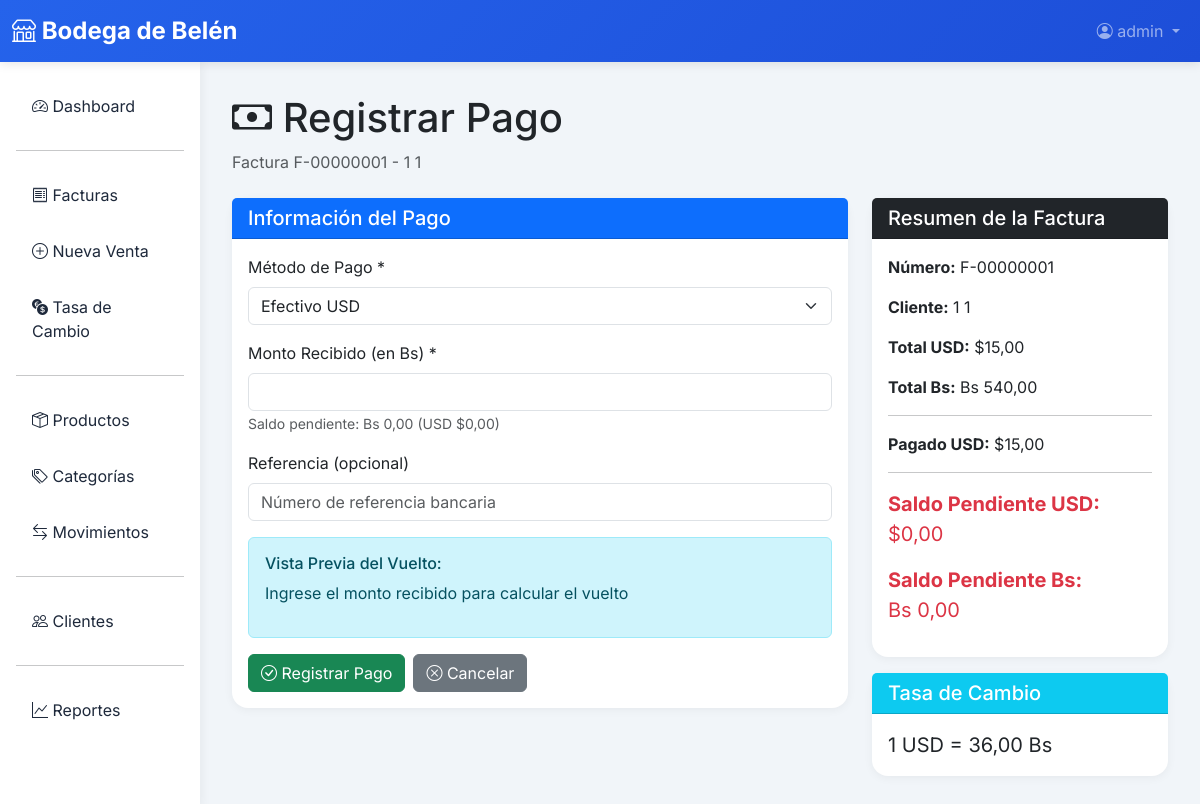
The app's page /ventas/facturas/1/pagar/ with its own data.
### ventas/models.py (models this page shows, shortened)
class Factura(models.Model):
    ESTADO_CHOICES = [
        ('PENDIENTE', 'Pendiente'),
        ('PARCIAL', 'Pago Parcial'),
        ('PAGADA', 'Pagada'),
        ('ANULADA', 'Anulada'),
    ]
    TIPO_VENTA_CHOICES = [
        ('CONTADO', 'Contado'),
        ('CREDITO', 'Crédito'),
    ]
    numero = models.CharField(max_length=20, unique=True, editable=False)
    cliente = models.ForeignKey(Cliente, on_delete=models.PROTECT, related_name='facturas')
    tipo_venta = models.CharField(max_length=10, choices=TIPO_VENTA_CHOICES, default='CONTADO')
    subtotal_usd = models.DecimalField(max_digits=10, decimal_places=2, default=Decimal('0.00'))
    descuento_usd = models.DecimalField(max_digits=10, decimal_places=2, default=Decimal('0.00'))
    total_usd = models.DecimalField(max_digits=10, decimal_places=2, default=Decimal('0.00'))
    tasa_cambio = models.DecimalField(max_digits=12, decimal_places=2)
    estado = models.CharField(max_length=10, choices=ESTADO_CHOICES, default='PENDIENTE')
    vendedor = models.ForeignKey('auth.User', on_delete=models.SET_NULL, null=True)
    fecha = models.DateTimeField(auto_now_add=True)
    updated_at = models.DateTimeField(auto_now=True)
    notas = models.TextField(blank=True)
    class Meta:
        verbose_name = 'Factura'
        verbose_name_plural = 'Facturas'
        ordering = ['-fecha']
        indexes = [
            models.Index(fields=['numero']),
            models.Index(fields=['-fecha']),
            models.Index(fields=['estado']),
        ]
    @property
    def total_bs(self):
        return self.total_usd * self.tasa_cambio
    @property
    def total_pagado_usd(self):
        pagos = self.pagos.filter(estado='COMPLETADO')
        return sum(pago.monto_usd for pago in pagos)
    @property
    def saldo_pendiente_usd(self):
        return self.total_usd - self.total_pagado_usd
    @property
    def saldo_pendiente_bs(self):
        return self.saldo_pendiente_usd * self.tasa_cambio

class Pago(models.Model):
    METODO_CHOICES = [
        ('EFECTIVO_USD', 'Efectivo USD'),
        ('EFECTIVO_BS', 'Efectivo Bs'),
        ('TRANSFERENCIA', 'Transferencia Bancaria'),
        ('PUNTO_VENTA', 'Punto de Venta'),
        ('PAGO_MOVIL', 'Pago Móvil'),
        ('ZELLE', 'Zelle'),
        ('OTRO', 'Otro'),
    ]
    ESTADO_CHOICES = [
        ('PENDIENTE', 'Pendiente'),
        ('COMPLETADO', 'Completado'),
        ('ANULADO', 'Anulado'),
    ]
    factura = models.ForeignKey(Factura, on_delete=models.CASCADE, related_name='pagos')
    metodo = models.CharField(max_length=20, choices=METODO_CHOICES)
    monto_recibido_bs = models.DecimalField(
        max_digits=15,
        decimal_places=2,
        validators=[MinValueValidator(Decimal('0.01'))],
        help_text='Monto recibido en bolívares (o convertido a Bs si es USD)'
    )
    monto_bs = models.DecimalField(
        max_digits=15,
        decimal_places=2,
        help_text='Monto aplicado a la factura en Bs'
    )
    vuelto_bs = models.DecimalField(
        max_digits=15,
        decimal_places=2,
        default=Decimal('0.00'),
        help_text='Vuelto en bolívares'
    )
    tasa_cambio = models.DecimalField(max_digits=12, decimal_places=2)
    estado = models.CharField(max_length=10, choices=ESTADO_CHOICES, default='COMPLETADO')
    referencia = models.CharField(max_length=100, blank=True, help_text='Número de referencia bancaria')
    cajero = models.ForeignKey('auth.User', on_delete=models.SET_NULL, null=True)
    fecha = models.DateTimeField(auto_now_add=True)
    class Meta:
        verbose_name = 'Pago'
        verbose_name_plural = 'Pagos'
        ordering = ['-fecha']
    @property
    def monto_usd(self):
        return self.monto_bs / self.tasa_cambio

### clientes/models.py (models this page shows, shortened)
class Cliente(models.Model):
    TIPO_DOCUMENTO_CHOICES = [
        ('V', 'V - Venezolano'),
        ('E', 'E - Extranjero'),
        ('J', 'J - Jurídico'),
        ('G', 'G - Gubernamental'),
    ]
    tipo_documento = models.CharField(max_length=1, choices=TIPO_DOCUMENTO_CHOICES, default='V')
    numero_documento = models.CharField(max_length=20, unique=True)
    nombre = models.CharField(max_length=200)
    apellido = models.CharField(max_length=200, blank=True)
    telefono = models.CharField(max_length=20, blank=True)
    email = models.EmailField(blank=True)
    direccion = models.TextField(blank=True)
    tiene_credito = models.BooleanField(default=False, help_text='¿El cliente puede comprar a crédito?')
    limite_credito_usd = models.DecimalField(
        max_digits=10,
        decimal_places=2,
        default=Decimal('0.00'),
        validators=[MinValueValidator(Decimal('0.00'))],
        help_text='Límite de crédito en USD'
    )
    activo = models.BooleanField(default=True)
    created_at = models.DateTimeField(auto_now_add=True)
    updated_at = models.DateTimeField(auto_now=True)
    class Meta:
        verbose_name = 'Cliente'
        verbose_name_plural = 'Clientes'
        ordering = ['nombre', 'apellido']
        indexes = [
            models.Index(fields=['numero_documento']),
            models.Index(fields=['nombre']),
        ]
    @property
    def nombre_completo(self):
        if self.apellido:
            return f"{self.nombre} {self.apellido}"
        return self.nombre

### ventas/views.py (the view, shortened to what this page needs)
# urls.py: path('facturas/<int:pk>/pagar/', views.factura_pagar, name='factura_pagar'),
@login_required
def factura_pagar(request, pk):
    factura = get_object_or_404(Factura, pk=pk)
    return render(request, 'ventas/factura_pagar.html', {
        'factura': factura,
        'tasa_actual': TasaCambio.get_tasa_actual(),
    })

### ventas/models.py (called while the page is built)
    @staticmethod
    def get_tasa_actual():
        tasa = TasaCambio.objects.first()
        return tasa.tasa if tasa else Decimal('36.00')  # Tasa por defecto

### templates/ventas/factura_pagar.html (shortened to what this page needs)
{% extends 'base.html' %}
{% block content %}
<div class="mb-4">
    <h1 class="mb-2"><i class="bi bi-cash"></i> Registrar Pago</h1>
    <p class="text-muted">Factura {{ factura.numero }} - {{ factura.cliente.nombre_completo }}</p>
</div>
<div class="row">
    <div class="col-md-8">
        <div class="card">
            <div class="card-header bg-primary text-white">
                <h5 class="mb-0">Información del Pago</h5>
            </div>
            <div class="card-body">
                <form method="post" id="pagoForm">
                    <div class="mb-3">
                        <label for="metodo" class="form-label">Método de Pago *</label>
                        <select name="metodo" id="metodo" class="form-select" required>
                            <option value="EFECTIVO_USD">Efectivo USD</option>
                        </select>
                    </div>
                    <div class="mb-3">
                        <label for="monto_recibido" class="form-label">Monto Recibido (en Bs) *</label>
                        <input type="number" name="monto_recibido" id="monto_recibido" class="form-control" step="0.01"
                            min="0.01" required>
                        <small class="form-text text-muted">
                            Saldo pendiente: Bs {{ factura.saldo_pendiente_bs|floatformat:2 }}
                            (USD ${{ factura.saldo_pendiente_usd|floatformat:2 }})
                        </small>
                    </div>
                    <div class="mb-3">
                        <label for="referencia" class="form-label">Referencia (opcional)</label>
                        <input type="text" name="referencia" id="referencia" class="form-control"
                            placeholder="Número de referencia bancaria">
                    </div>
                    <div class="alert alert-info">
                        <h6>Vista Previa del Vuelto:</h6>
                        <div id="vueltoPreview">
                            <p>Ingrese el monto recibido para calcular el vuelto</p>
                        </div>
                    </div>
                    <div class="d-flex gap-2">
                        <button type="submit" class="btn btn-success">
                            <i class="bi bi-check-circle"></i> Registrar Pago
                        </button>
                        <a href="{% url 'ventas:factura_detail' factura.pk %}" class="btn btn-secondary">
                            <i class="bi bi-x-circle"></i> Cancelar
                        </a>
                    </div>
                </form>
            </div>
        </div>
    </div>
    <div class="col-md-4">
        <div class="card mb-3">
            <div class="card-header bg-dark text-white">
                <h5 class="mb-0">Resumen de la Factura</h5>
            </div>
            <div class="card-body">
                <p><strong>Número:</strong> {{ factura.numero }}</p>
                <p><strong>Cliente:</strong> {{ factura.cliente.nombre_completo }}</p>
                <p><strong>Total USD:</strong> ${{ factura.total_usd|floatformat:2 }}</p>
                <p><strong>Total Bs:</strong> Bs {{ factura.total_bs|floatformat:2 }}</p>
                <hr>
                <p><strong>Pagado USD:</strong> ${{ factura.total_pagado_usd|floatformat:2 }}</p>
                <hr>
                <p class="fs-5 text-danger">
                    <strong>Saldo Pendiente USD:</strong><br>
                    ${{ factura.saldo_pendiente_usd|floatformat:2 }}
                </p>
                <p class="fs-5 text-danger">
                    <strong>Saldo Pendiente Bs:</strong><br>
                    Bs {{ factura.saldo_pendiente_bs|floatformat:2 }}
                </p>
            </div>
        </div>
        <div class="card">
            <div class="card-header bg-info text-white">
                <h5 class="mb-0">Tasa de Cambio</h5>
            </div>
            <div class="card-body">
                <p class="fs-5 mb-0">1 USD = {{ tasa_actual|floatformat:2 }} Bs</p>
            </div>
        </div>
    </div>
</div>
{% endblock %}

### templates/base.html (shortened to what this page needs)
<!DOCTYPE html>
<html lang="es">
<head>
    <link href="https://cdn.jsdelivr.net/npm/bootstrap@5.3.0/dist/css/bootstrap.min.css" rel="stylesheet">
    <link rel="stylesheet" href="https://cdn.jsdelivr.net/npm/bootstrap-icons@1.11.0/font/bootstrap-icons.css">
</head>
<body>
    <nav class="navbar navbar-expand-lg navbar-dark">
        <div class="container-fluid">
            <a class="navbar-brand" href="{% url 'ventas:dashboard' %}">
                <i class="bi bi-shop"></i> Bodega de Belén
            </a>
            <div class="collapse navbar-collapse" id="navbarNav">
                <ul class="navbar-nav ms-auto">
                    {% if user.is_authenticated %}
                    <li class="nav-item dropdown">
                        <a class="nav-link dropdown-toggle" href="#" id="userDropdown" role="button" data-bs-toggle="dropdown">
                            <i class="bi bi-person-circle"></i> {{ user.username }}
                        </a>
                    </li>
                    {% else %}
                    <li class="nav-item">
                        <a class="nav-link" href="{% url 'login' %}">Iniciar Sesión</a>
                    </li>
                    {% endif %}
                </ul>
            </div>
        </div>
    </nav>
    <div class="container-fluid">
        <div class="row">
            {% if user.is_authenticated %}
            <div class="col-md-3 col-lg-2 px-0 sidebar">
                <div class="p-3">
                    <nav class="nav flex-column">
                        <a class="nav-link" href="{% url 'ventas:dashboard' %}">
                            <i class="bi bi-speedometer2"></i> Dashboard
                        </a>
                        <hr>
                        <a class="nav-link" href="{% url 'ventas:factura_list' %}">
                            <i class="bi bi-receipt"></i> Facturas
                        </a>
                        <a class="nav-link" href="{% url 'ventas:factura_create' %}">
                            <i class="bi bi-plus-circle"></i> Nueva Venta
                        </a>
                        <a class="nav-link" href="{% url 'ventas:tasa_cambio_list' %}">
                            <i class="bi bi-currency-exchange"></i> Tasa de Cambio
                        </a>
                        <hr>
                        <a class="nav-link" href="{% url 'inventario:producto_list' %}">
                            <i class="bi bi-box-seam"></i> Productos
                        </a>
                        <a class="nav-link" href="{% url 'inventario:categoria_list' %}">
                            <i class="bi bi-tags"></i> Categorías
                        </a>
                        <a class="nav-link" href="{% url 'inventario:movimiento_list' %}">
                            <i class="bi bi-arrow-left-right"></i> Movimientos
                        </a>
                        <hr>
                        <a class="nav-link" href="{% url 'clientes:cliente_list' %}">
                            <i class="bi bi-people"></i> Clientes
                        </a>
                        <hr>
                        <a class="nav-link" href="{% url 'ventas:reportes' %}">
                            <i class="bi bi-graph-up"></i> Reportes
                        </a>
                    </nav>
                </div>
            </div>
            {% endif %}
            <div class="col-md-9 col-lg-10 content-area">
                {% block content %}{% endblock %}
            </div>
        </div>
    </div>
</body>
</html>

### templates/base.html (style rules this page uses)
:root { --primary-color: #2563eb; --secondary-color: #64748b; --success-color: #10b981; --danger-color: #ef4444; --warning-color: #f59e0b; --dark-color: #1e293b; --light-color: #f8fafc; }
body { font-family: 'Inter', sans-serif; background-color: #f1f5f9; }
.navbar { background: linear-gradient(135deg, var(--primary-color) 0%, #1d4ed8 100%); box-shadow: 0 2px 10px rgba(0,0,0,0.1); }
.navbar-brand { font-weight: 700; font-size: 1.5rem; }
.sidebar { min-height: calc(100vh - 56px); background: white; box-shadow: 2px 0 10px rgba(0,0,0,0.05); }
.sidebar .nav-link { color: var(--dark-color); padding: 0.75rem 1rem; border-radius: 0.5rem; margin: 0.25rem 0; transition: all 0.3s ease; }
.card { border: none; border-radius: 1rem; box-shadow: 0 2px 10px rgba(0,0,0,0.05); transition: transform 0.3s ease, box-shadow 0.3s ease; }
.content-area { padding: 2rem; }

### records on screen
Factura: numero "F-00000001", cliente.nombre_completo "1 1", saldo_pendiente_bs "0,00", saldo_pendiente_usd "0,00", total_usd "15,00", total_bs "540,00", total_pagado_usd "15,00"

### other values on screen
{{ user.username }} "admin"
{{ tasa_actual|floatformat:2 }} "36,00"
